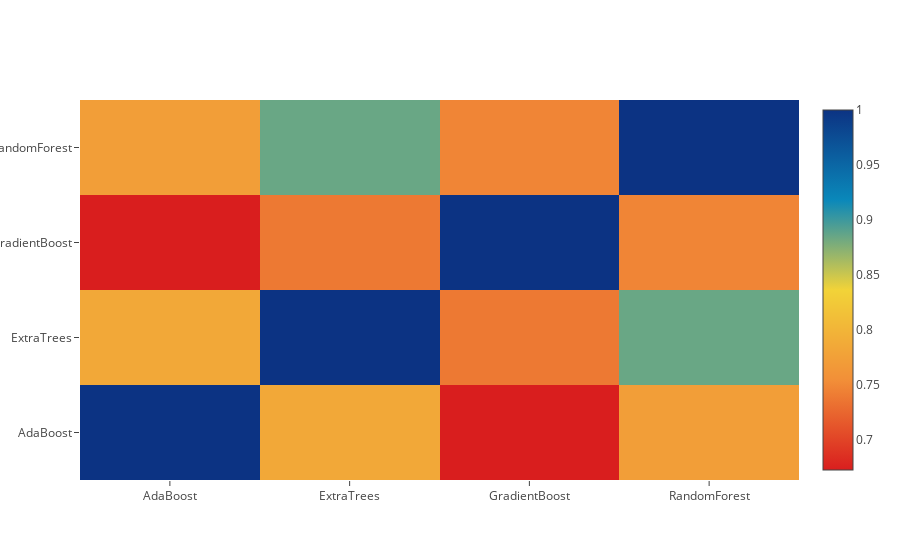

Source (notebook cell):
### Code cell
data = [
    go.Heatmap(
        z= base_predictions_train.astype(float).corr().values ,
        x=base_predictions_train.columns.values,
        y= base_predictions_train.columns.values,
          colorscale='Portland',
            showscale=True,
            reversescale = True
    )
]
py.iplot(data, filename='labelled-heatmap')

### Figure 1 — Plotly figure (JSON) as saved in the notebook; plotly's stock layout.template omitted (floating-point values rounded to 4 significant figures)
{"data": [{"colorscale": "Portland", "reversescale": true, "showscale": true, "type": "heatmap", "x": ["AdaBoost", "ExtraTrees", "GradientBoost", "RandomForest"], "y": ["AdaBoost", "ExtraTrees", "GradientBoost", "RandomForest"], "z": [[1, 0.7847, 0.6724, 0.7729], [0.7847, 1, 0.7381, 0.8847], [0.6724, 0.7381, 1, 0.7473], [0.7729, 0.8847, 0.7473, 1]]}], "layout": {}}
